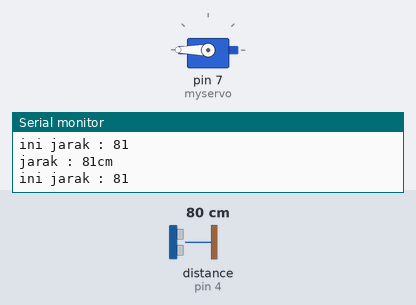
A sketch run on a simulated Arduino Uno, built with avr-gcc and run on an emulated ATmega328P. Parts: servo, the last lines printed to the serial monitor. The test bench sets the inputs (shaded band); at power-on: distance to the obstacle (sensor on pin 4) 80 cm. The echo pulse lasts 58.3 µs per cm.

Above: at 1.2 s.
1.3 s: distance to the obstacle (sensor on pin 4) set to 32 cm
2.8 s: distance to the obstacle (sensor on pin 4) set to 27 cm
At 4.0 s:
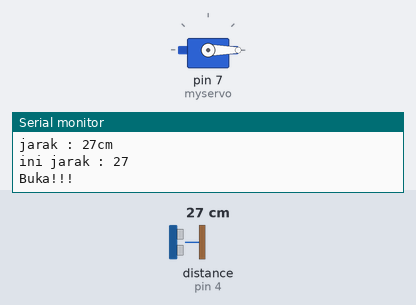
4.3 s: distance to the obstacle (sensor on pin 4) set to 35 cm
At 6.2 s:
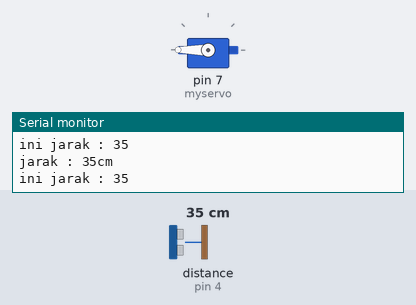
7.3 s: distance to the obstacle (sensor on pin 4) set to 2 cm
At 7.9 s:
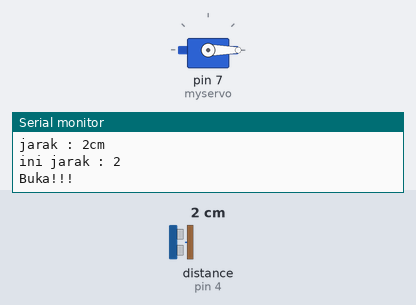
Timing chart, 0 to 9.8 s (numbered marks = the images above; inputs shaded):
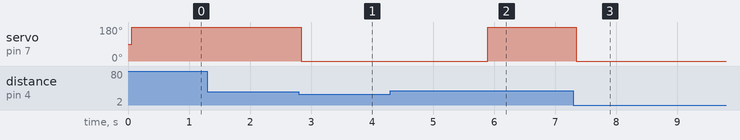

Measured:
- the behaviour switches between 30 and 29 cm on distance to the obstacle (sensor on pin 4) (found by bisection; images 0 and 1)
- after the input at 2.8 s, servo on pin 7 (myservo): 180° → 0° at once
- after the input at 4.3 s, servo on pin 7 (myservo): 0° → 180° after 1.6 s
- after the input at 7.3 s, servo on pin 7 (myservo): 180° → 0° at once

The sketch:

file_ultrasoonik.ino
```cpp
#include <Servo.h>

#include <NewPing.h>
#include <Servo.h>
#define TRIGGER_PIN  2
#define ECHO_PIN     4
#define MAX_DISTANCE 100
Servo myservo;
NewPing sonar(TRIGGER_PIN, ECHO_PIN, MAX_DISTANCE);
void setup() {
  Serial.begin(115200);
  myservo.attach(7);
}

void loop() {
  delay(50);
  Serial.print("jarak : ");
  Serial.print(sonar.ping_cm());
  Serial.println("cm");
 int jarak=0;
 jarak=sonar.ping_cm();
 Serial.print("ini jarak : ");
 Serial.println(jarak);
 myservo.write(360);
  if(jarak>0&&jarak<30) {
    Serial.println("Buka!!!");

    myservo.write(0);
    delay(3000);

  }

}
```
